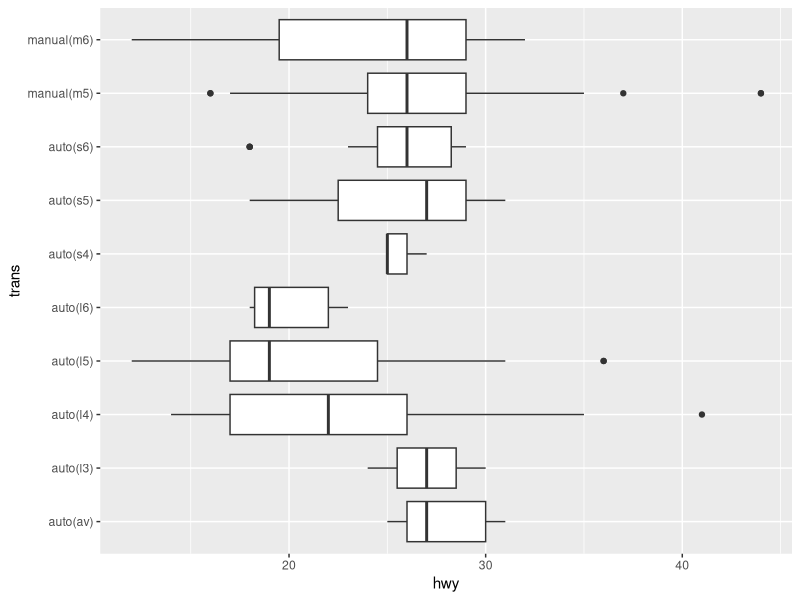
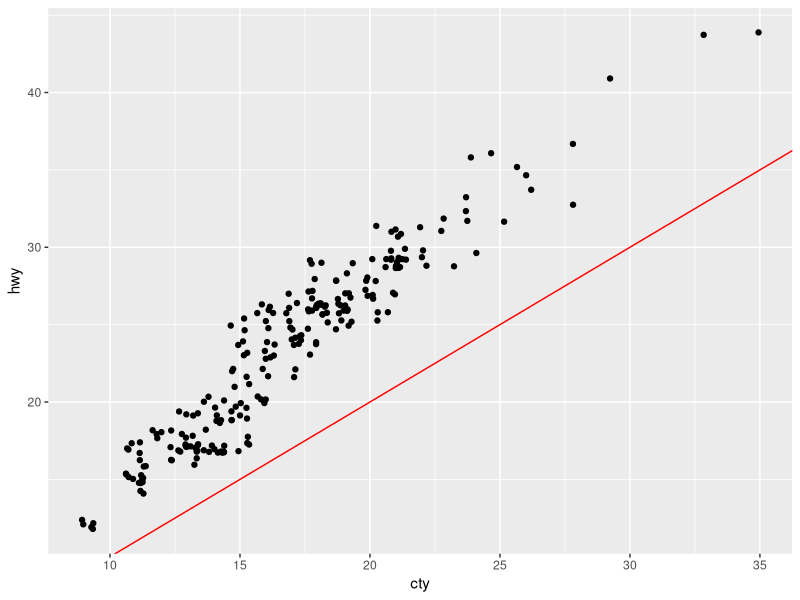
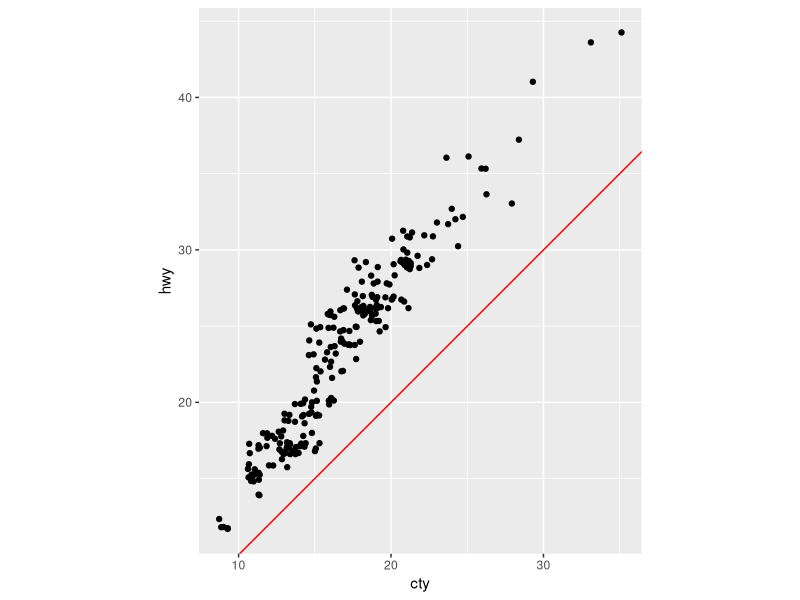
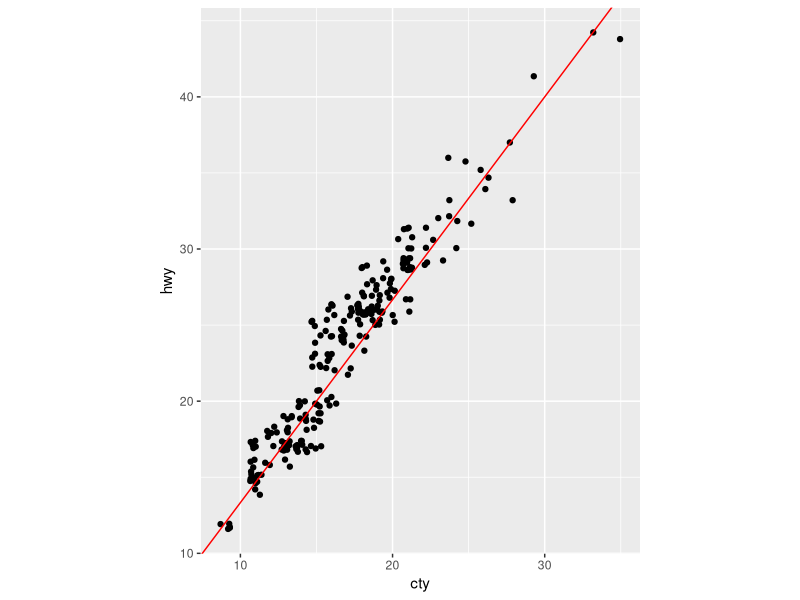

Here is the R script that generated these plots, in order:
## ---- chunk 1
knitr::opts_chunk$set(echo = TRUE)
library(tidyverse)
set.seed(20180516)
## ---- chunk 2
ggplot(data = mpg) +
  geom_boxplot(mapping = aes(x = trans, y = hwy)) +
  coord_flip()
## ---- chunk 3
ggplot(data = mpg) +
  geom_jitter(mapping = aes(x = cty, y = hwy)) +
  geom_abline(color = "red")
## ---- chunk 4
ggplot(data = mpg) +
  geom_jitter(mapping = aes(x = cty, y = hwy)) +
  geom_abline(color = "red") +
  coord_fixed()
## ---- chunk 5
ggplot(data = mpg) +
  geom_jitter(mapping = aes(x = cty, y = hwy)) +
  geom_abline(slope = 40 / 30, color = "red") +
  coord_fixed()
